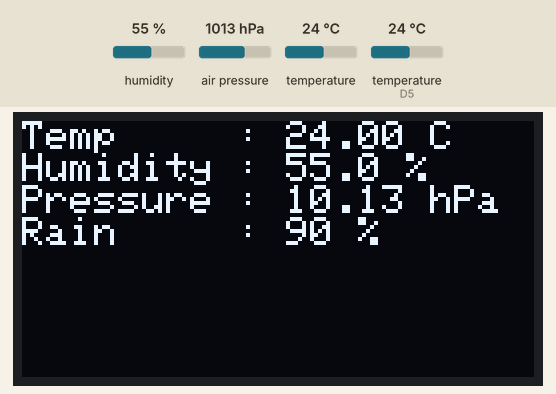
A sketch run on a simulated ESP8266 (NodeMCU). Shown: 128×64 one-colour display. Inputs (shaded band) come from the test bench; at power-on: humidity 55 %, air pressure 1013 hPa, temperature 24 °C, temperature (sensor on D5) 24 °C. What the sketch prints to the serial monitor is not drawn.

Above: at 3.9 s.
4.0 s: humidity set to 22 %
At 7.3 s:
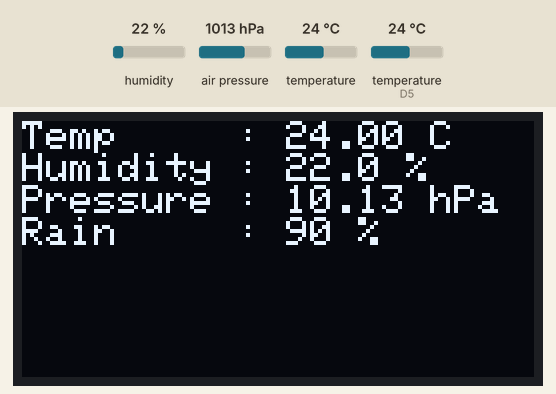
8.0 s: air pressure set to 952 hPa
At 10.2 s:
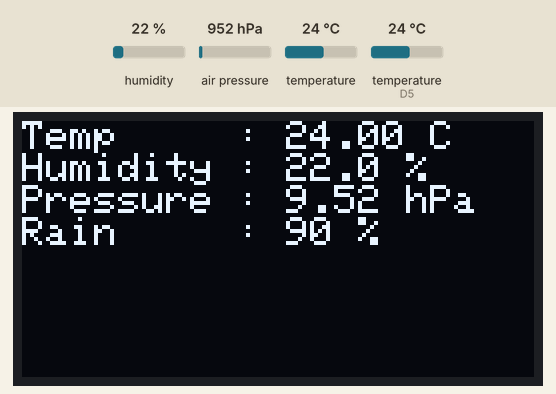
12.0 s: temperature (sensor 0) set to 12 °C
At 13.0 s:
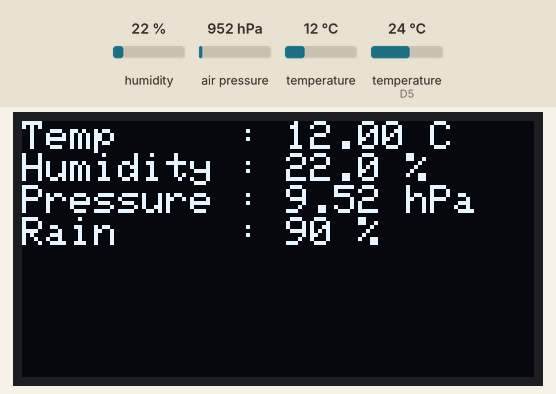
16.0 s: humidity set to 40 %
At 19.7 s:
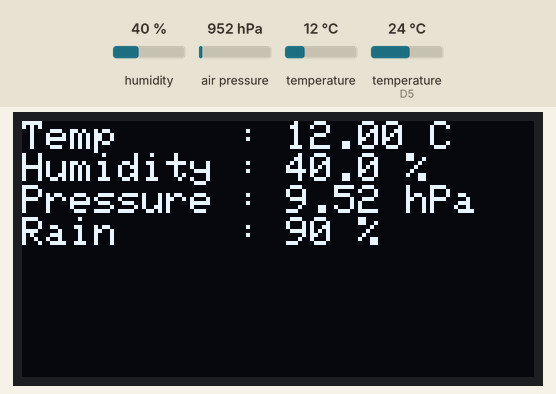
20.0 s: air pressure set to 975 hPa
At 22.7 s:
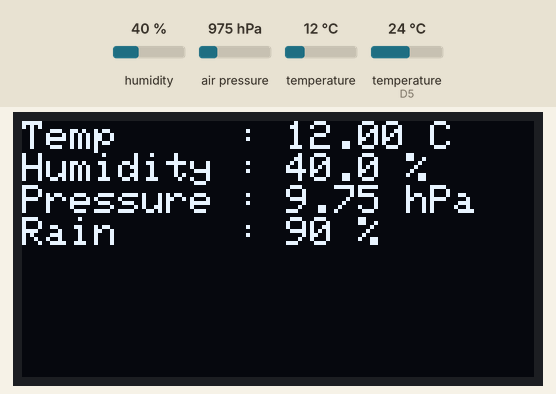
24.0 s: humidity set to 68 %
At 25.5 s:
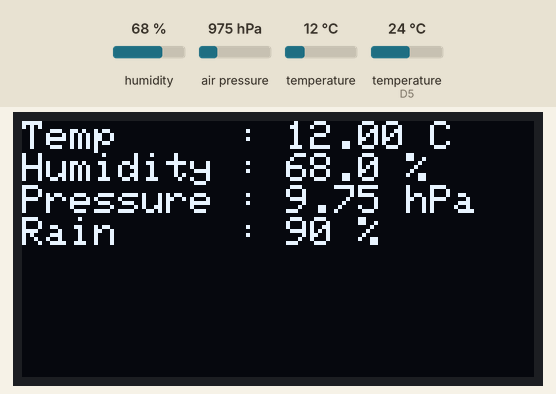
Timing chart, 0 to 27.0 s (numbered marks = the images above; inputs shaded):
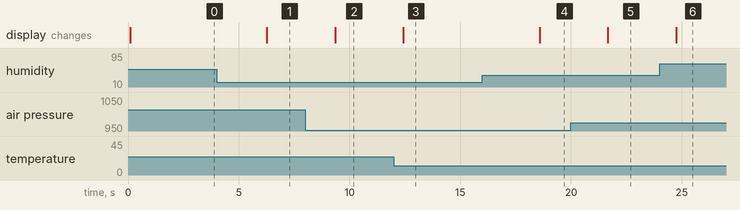

The sketch:

weather_box.ino
```cpp
#include <Wire.h>                      // For I2C communication
#include <Adafruit_SSD1306.h>         // OLED display library
#include <Adafruit_GFX.h>             // Graphics support for OLED
#include <SFE_BMP180.h>               // BMP180 pressure/temperature sensor library
#include <DHT.h>                      // DHT11 humidity sensor library

// OLED display resolution
#define SCREEN_WIDTH 128
#define SCREEN_HEIGHT 64

// OLED reset pin (not used with NodeMCU)
#define OLED_RESET -1
Adafruit_SSD1306 display(SCREEN_WIDTH, SCREEN_HEIGHT, &Wire, OLED_RESET);

// BMP180 sensor object
SFE_BMP180 bmp;

// DHT11 sensor setup
#define DHTPIN D5       // GPIO pin connected to DHT11 data
#define DHTTYPE DHT11   // Type of DHT sensor
DHT dht(DHTPIN, DHTTYPE);

void setup() {
  // Initialize I2C with custom SDA (D2) and SCL (D1) pins for NodeMCU
  Wire.begin(D2, D1);

  Serial.begin(9600);
  while (!Serial);  // Wait for serial monitor (optional)

  // Initialize OLED display
  if (!display.begin(SSD1306_SWITCHCAPVCC, 0x3C)) {  // 0x3C is I2C address
    Serial.println("OLED not found");
    while (1);  // Stop if OLED not found
  }
  display.clearDisplay();  // Clear screen initially

  // Initialize DHT11 sensor
  dht.begin();

  // Initialize BMP180 sensor
  if (!bmp.begin()) {
    Serial.println("BMP180 failed");
  } else {
    Serial.println("BMP180 connected");
  }
}

void loop() {
  char status;
  double bmpTemp = 0, bmpPressure = 0;

  // Clear OLED before writing new data
  display.clearDisplay();
  display.setTextSize(1);            // Set text size
  display.setTextColor(WHITE);       // Set text color to white
  display.setCursor(0, 0);           // Start from top-left corner

  // === Read BMP180 Temperature ===
  status = bmp.startTemperature();
  if (status) {
    delay(status);                   // Wait for temperature reading
    status = bmp.getTemperature(bmpTemp);
  }

  // === Read BMP180 Pressure ===
  status = bmp.startPressure(3);     // 3 = high resolution
  if (status) {
    delay(status);                   // Wait for pressure reading
    status = bmp.getPressure(bmpPressure, bmpTemp);
  }

  // === Read DHT11 Humidity ===
  float dhtHumidity = dht.readHumidity();

  // === Display Temperature from BMP180 ===
  display.print("Temp     : ");
  display.print(bmpTemp, 2);         // 2 decimal places
  display.println(" C");

  // === Display Humidity from DHT11 ===
  display.print("Humidity : ");
  if (!isnan(dhtHumidity)) {
    display.print(dhtHumidity, 1);   // 1 decimal place
    display.println(" %");
  } else {
    display.println("N/A");         // Display error if sensor failed
  }

  // === Display Pressure from BMP180 ===
  display.print("Pressure : ");
  display.print(bmpPressure / 100, 2); // Convert Pa to hPa
  display.println(" hPa");

  // === Rain Prediction Logic Based on Pressure ===
  float pressure_hPa = bmpPressure / 100.0;
  int rainChancePercent;

  if (pressure_hPa > 1020.0) {
    rainChancePercent = 5;
  } else if (pressure_hPa > 1015.0) {
    rainChancePercent = 15;
  } else if (pressure_hPa > 1010.0) {
    rainChancePercent = 35;
  } else if (pressure_hPa > 1005.0) {
    rainChancePercent = 60;
  } else if (pressure_hPa > 1000.0) {
    rainChancePercent = 80;
  } else {
    rainChancePercent = 90;
  }

  // === Display Rain Chance Percentage ===
  display.print("Rain     : ");
  display.print(rainChancePercent);
  display.println(" %");

  // === Show Everything on OLED ===
  display.display();

  delay(3000);  // Wait 3 seconds before next update
}
```

Measured:
- after the input at 4.0 s, the display: changes after 2.3 s (image 1)
- after the input at 8.0 s, the display: changes after 1.4 s (image 2)
- after the input at 12.0 s, the display: changes after 0.43 s (image 3)
- after the input at 16.0 s, the display: changes after 2.6 s (image 4)
- after the input at 20.0 s, the display: changes after 1.7 s (image 5)
- after the input at 24.0 s, the display: changes after 0.75 s (image 6)
